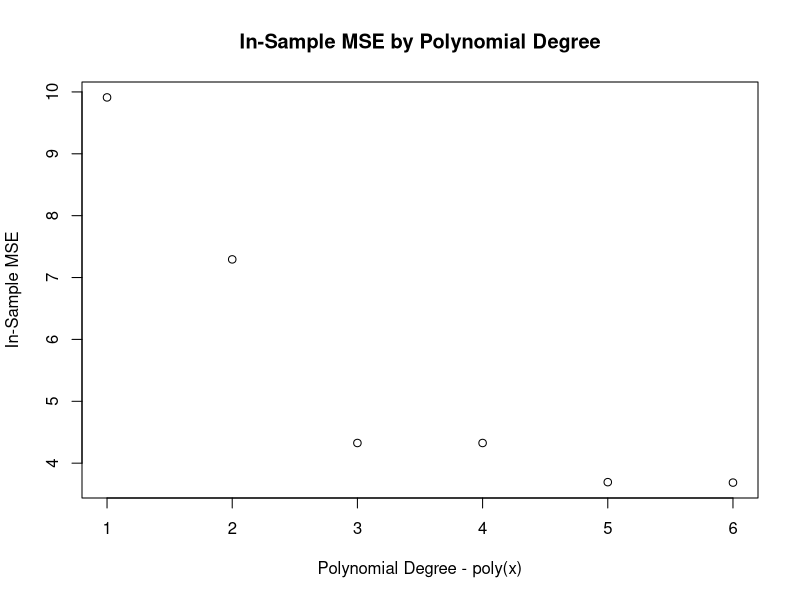
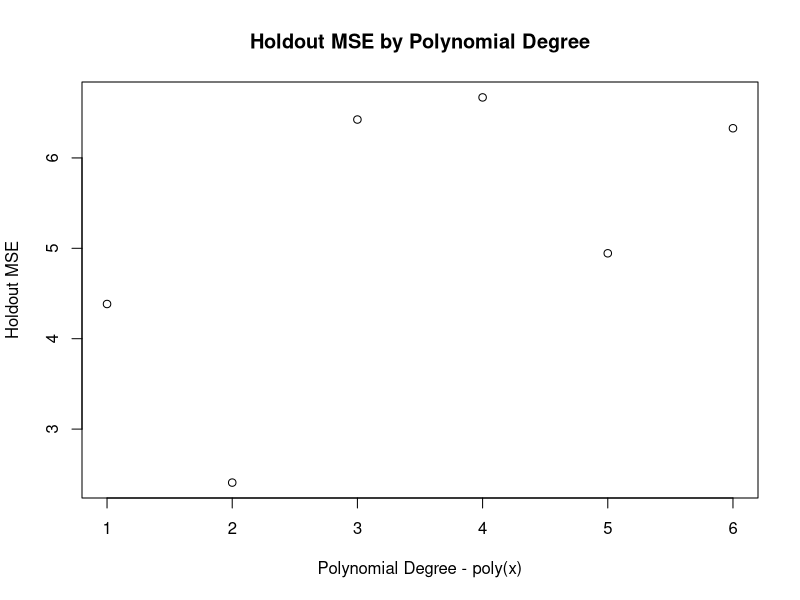
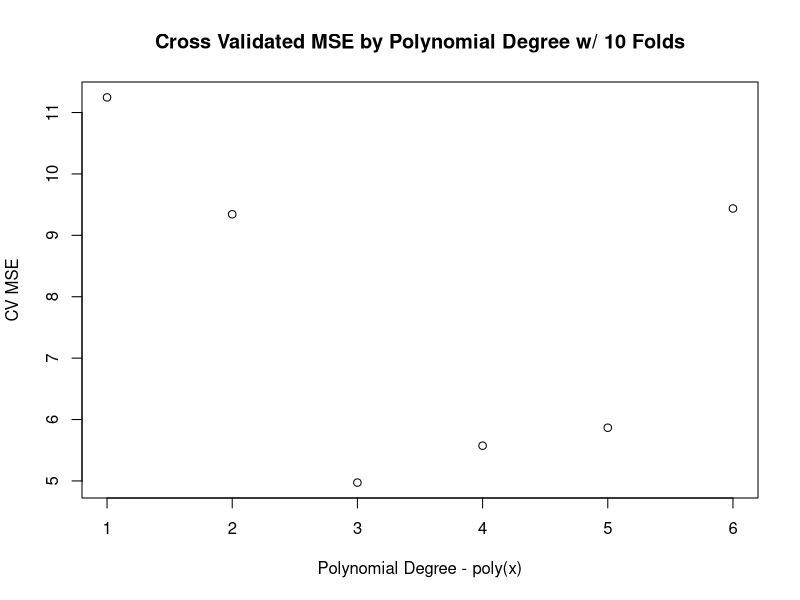
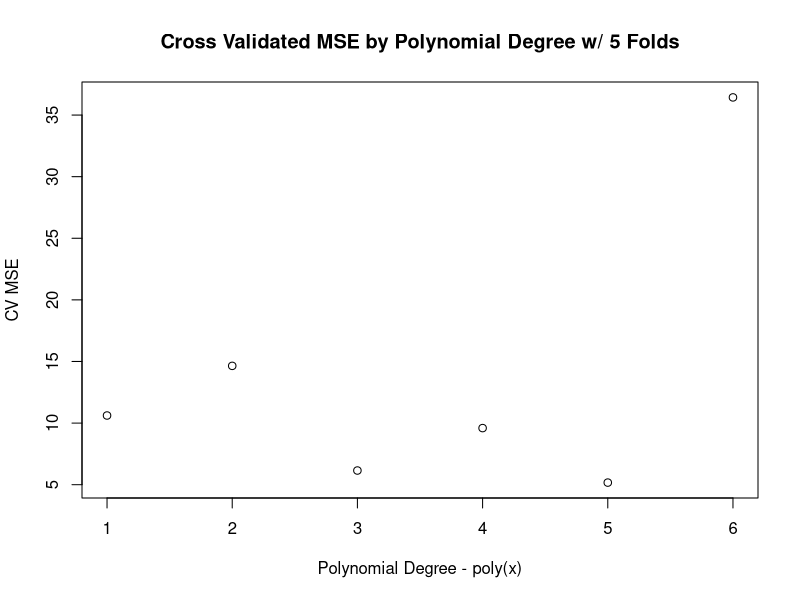

These charts were generated, in order, by the following R code:
## ---- chunk 1
knitr::opts_chunk$set(echo = TRUE)
## ---- chunk 2

#install.packages("caret")
suppressWarnings(suppressMessages(library(caret)))

## ---- chunk 3

regression <- lm(mpg ~ disp + hp, data = mtcars)
summary(regression)

coefficients <- summary(regression)$coefficients
df = nrow(mtcars) - 2 - 1
tscore <- qt(0.975, df)
se <- coefficients[2,2]
est <- coefficients[2,1]

#CI boundary calculation
CI_lower <- est - tscore*se
CI_upper <- est + tscore*se

confint(regression, "disp")
CI_lower
CI_upper

## ---- chunk 4

#1) T-statistic = (beta_hat_j - c) / se(beta_hat_j)
30.235904 - 23.083*1.331566 < 1e-5
-0.030346 + 4.098*0.007405 < 1e-5
-0.024840 + 1.856*0.013385 < 1e-5

#2) We are assuming a t-tailed hypothesis test because we are looking at the absolute value of the t-value. The signif codes next to the p-values are the minimum significance levels that would allow us to reject the null hypothesis.

#3) We would fail to reject because the probability of Type I error or the p-value is higher than that of the chosen significance level 0.05, thus we would fail to reject the null hypothesis. 

#4)
new_T = (-0.030346 + 0.05) / 0.007405
new_P_value = 1 - pt(new_T, 29)
new_P_value

#If we used the significance level from the previous hypothesis test for this variable, we would fail to reject this hypothesis since the p-value is greater than the significance level set (0.006386 > 0) and (0.006386 > 0.001)

## ---- chunk 5

#1)
mse_in <- c()
for(i in 1:6){
  model <- lm(mpg ~ poly(disp, i), data=mtcars)
  mse_in[i] <- sum((mtcars$mpg - predict(model, mtcars))^2)/length(mtcars$mpg)
}

#2) Plot
plot(c(1:6), mse_in, main="In-Sample MSE by Polynomial Degree", 
     xlab="Polynomial Degree - poly(x)", ylab="In-Sample MSE")

#3) The model with the smallest in-sample MSE is the 6th model where we are working with a 6 degree polynomial.

#4) Generally, as the model increases in polynomial degrees, the MSE decreases.

## ---- chunk 6

set.seed(1)
train_ind <- sample(seq_len(nrow(mtcars)), 0.8*nrow(mtcars))
train <- mtcars[train_ind,]
test <- mtcars[-train_ind,]

mse_holdout <- c()
for(i in 1:6){
  model <- lm(mpg ~ poly(disp, i), data=train)
  mse_holdout[i] <- sum((test$mpg - predict(model, test))^2)/nrow(test)
}

plot(x=c(1:6), y=mse_holdout, main="Holdout MSE by Polynomial Degree", 
     xlab="Polynomial Degree - poly(x)", ylab="Holdout MSE")

#The model with the lowest MSE is polynomial degree 3 model.

## ---- chunk 7

folds <- createFolds(mtcars$mpg)
cross_valid = c()
mse_cross = c()
for(i in folds){
  train <- mtcars[-i,]
  test <- mtcars[i,]
  for(j in 1:6){
    model <- lm(mpg ~ poly(disp, j), data=train)
    mse_cross[j] <- sum((test$mpg - predict(model, test))^2)/nrow(test)
  }
  cross_valid <- cbind(cross_valid, mse_cross)
}
rownames(cross_valid) <- seq(from=1, to=6, by=1)
colnames(cross_valid) <- c("Fold 1", "Fold 2", "Fold 3",
                           "Fold 4", "Fold 5", "Fold 6",
                           "Fold 7", "Fold 8", "Fold 9",
                           "Fold 10")
cross_valid

#cv-mse
MSE_CV <- c()
for(a in 1:nrow(cross_valid)){
  MSE_CV[a] <- mean(cross_valid[a,])
}

#1) Plot
plot(x=c(1:6), y=MSE_CV, main="Cross Validated MSE by Polynomial Degree w/ 10 Folds", 
     xlab="Polynomial Degree - poly(x)", ylab="CV MSE")

#2) The model with the polynomial degree 3 gives the lowest MSE_CV. It is reasonable because this is the same as our findings from the previous method, holdout method.

#3) Generally, across multiple samples, we see that the model that uses polynomial degree 3 has the lowest MSE_CV.

#4) Done with 5 folds (k=5)
folds2 <- createFolds(mtcars$mpg, k=5)
cross_valid2 = c()
mse_cross2 = c()
for(i in folds2){
  train <- mtcars[-i,]
  test <- mtcars[i,]
  for(j in 1:6){
    model <- lm(mpg ~ poly(disp, j), data=train)
    mse_cross2[j] <- sum((test$mpg - predict(model, test))^2)/nrow(test)
  }
  cross_valid2 <- cbind(cross_valid2, mse_cross2)
}

rownames(cross_valid2) <- seq(from=1, to=6, by=1)
colnames(cross_valid2) <- c("Fold 1", "Fold 2", "Fold 3", "Fold 4", "Fold 5")
cross_valid2

#cv-mse
MSE_CV2 <- c()
for(a in 1:nrow(cross_valid2)){
  MSE_CV2[a] <- mean(cross_valid2[a,])
}

#1) PLot
plot(x=c(1:6), y=MSE_CV2, main="Cross Validated MSE by Polynomial Degree w/ 5 Folds", 
     xlab="Polynomial Degree - poly(x)", ylab="CV MSE")

